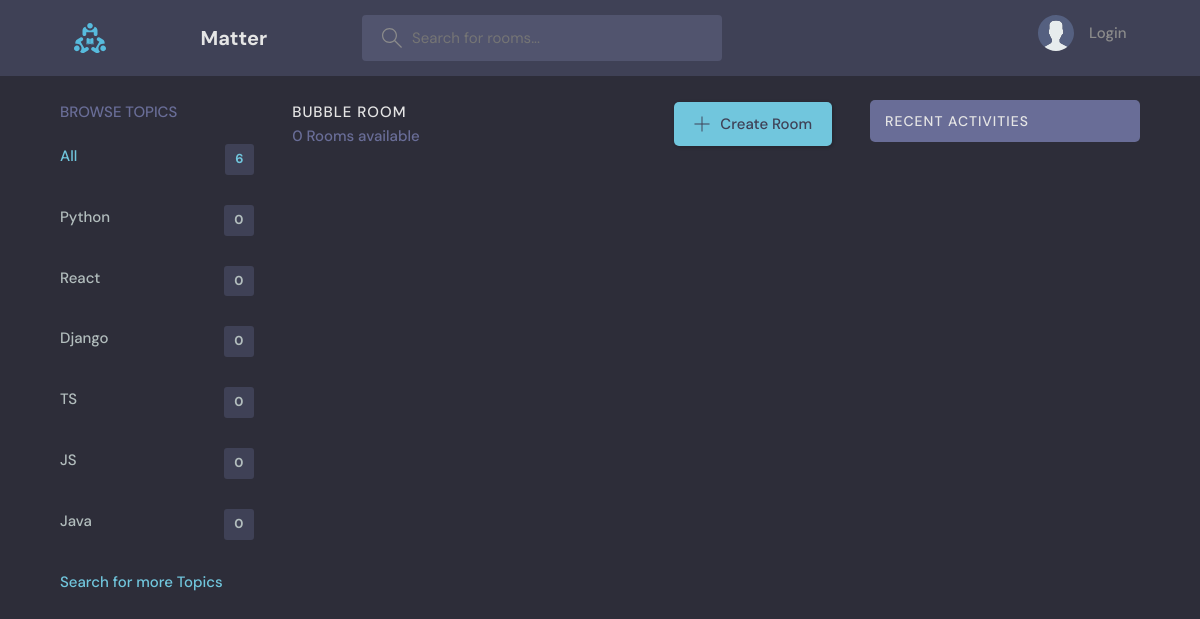
Page /matter/ on the committed database.
### rooms/models.py (models this page shows, shortened)
class Topic(models.Model):
    name = models.CharField(max_length=200)

### rooms/views.py (the view)
# urls.py: path('', views.home, name='home'),
def home(request):
    q = request.GET.get('q') if request.GET.get('q') != None else ''
    rooms = Room.objects.filter(Q(topic__name__icontains = q) | Q(name__icontains = q) | Q(description__icontains = q))
    topics = Topic.objects.all()
    room_count = rooms.count()
    room_replies = Replies.objects.filter(Q(room__topic__name__icontains = q))
    context ={'rooms': rooms, 'topics': topics, 'room_count': room_count, 'room_messages': room_replies}
    return render(request,'rooms/home.html', context)

### rooms/templates/rooms/home.html (shortened to what this page needs)
{% extends 'main2.html' %}
{% block content %}
    <main class="layout layout--3">
      <div class="container">
        {% include 'rooms/topics_components.html' %}
        <div class="roomList">
          <div class="roomList__header">
            <div>
              <h2>Bubble Room</h2>
              <p>{{room_count}} Rooms available</p>
            </div>
            <a class="btn btn--main" href="{% url 'create-room' %}">
              <svg version="1.1" xmlns="http://www.w3.org/2000/svg" width="32" height="32" viewBox="0 0 32 32">
                <title>add</title>
                <path
                  d="M16.943 0.943h-1.885v14.115h-14.115v1.885h14.115v14.115h1.885v-14.115h14.115v-1.885h-14.115v-14.115z"
                ></path>
              </svg>
              Create Room
            </a>
          </div>
        </div>
        {% include 'rooms/activity_component.html' %}
      </div>
    </main>
{% endblock %}

### rooms/templates/rooms/topics_components.html
 <div class="topics">
    <div class="topics__header">
      <h2>Browse Topics</h2>
    </div>
    <ul class="topics__list">
      <li>
        <a href="{% url 'home' %}" class="active">All <span>{{topics.count}}</span></a>
      </li>
      {% for topic in topics %}
      <li>
        <a href="{% url 'home' %}?q={{topic.name}}">{{topic.name}}<span>{{topic.room_set.all.count}}</span></a>
      </li>
      {% endfor %}
    </ul>
    <a class="btn btn--link">
      Search for more Topics
    </a>
  </div>

### static/styles/style.css (style rules this page uses)
:root { --color-main: #71c6dd; --color-main-light: #e1f6fb; --color-dark: #3f4156; --color-dark-medium: #51546e; --color-dark-light: #696d97; --color-light: #e5e5e5; --color-gray: #8b8b8b; --color-light-gray: #b2bdbd; --color-bg: #2d2d39; --color-success: #5dd693; --color-error: #fc4b0b; }
* { font-family: "DM Sans", -apple-system, BlinkMacSystemFont, "Segoe UI", Roboto, Oxygen, Ubuntu, Cantarell, "Open Sans", "Helvetica Neue", sans-serif; margin: 0; padding: 0; box-sizing: border-box; text-rendering: optimizeLegibility; font-size: inherit; }
html { font-size: 56.25%; }
@media only screen and (min-width: 1200px) { html { font-size: 62.5%; } }
body { line-height: 1.6; font-weight: 400; font-size: 1.5rem; color: var(--color-light-gray); background-color: var(--color-bg); min-height: 100vh; }
a { display: inline-block; color: var(--color-main); text-decoration: none; }
.container { max-width: 120rem; width: 90%; margin: auto; }
.btn { background-color: transparent; border: none; display: inline-flex; align-items: center; gap: 1rem; cursor: pointer; transition: all ease-in-out 0.3s; padding: 1rem 2rem; border-radius: 5px; box-shadow: 1px 1px 3px 1px rgba(0, 0, 0, 0.15); font-weight: 500; }
.btn--link { border-radius: 0; padding: 0; color: var(--color-main); box-shadow: none; }
.btn--main { background-color: var(--color-main); color: var(--color-dark); }
.btn > svg { fill: currentColor; width: 1.6rem; height: 1.6rem; }
.layout { margin-top: 2.4rem; }
.layout > .container { display: flex; justify-content: space-between; align-items: flex-start; }
.layout--3 > .container > div:first-child { flex-basis: 18%; max-width: 22.5rem; }
.layout--3 > .container > div:nth-child(2) { flex-basis: 50%; }
.topics__header { margin-bottom: 2rem; }
.topics__header h2 { text-transform: uppercase; font-weight: 500; color: var(--color-dark-light); }
.topics__list { list-style: none; }
.topics__list li a { display: flex; justify-content: space-between; margin-bottom: 3rem; font-weight: 500; color: var(--color-light-gray); transition: all 0.3s ease-in-out; }
.topics__list li a.active, .topics__list li a:hover { color: var(--color-main); }
.topics__list li a span { padding: 0.5rem 1rem; background-color: var(--color-dark); border-radius: 3px; font-size: 1.3rem; font-weight: 700; letter-spacing: 1px; }
.roomList__header { display: flex; justify-content: space-between; align-items: center; margin-bottom: 2.4rem; }
.roomList__header h2 { text-transform: uppercase; font-weight: 500; color: var(--color-light); letter-spacing: 1px; }
.roomList__header p { font-weight: 500; color: var(--color-dark-light); }

### rows in the picture
Topic: name "Python", room_set.all.count "0"
Topic: name "React", room_set.all.count "0"
Topic: name "Django", room_set.all.count "0"
Topic: name "TS", room_set.all.count "0"
Topic: name "JS", room_set.all.count "0"
Topic: name "Java", room_set.all.count "0"

### other values in the picture
{{ topics.count }} "6"
{{ room_count }} "0"
